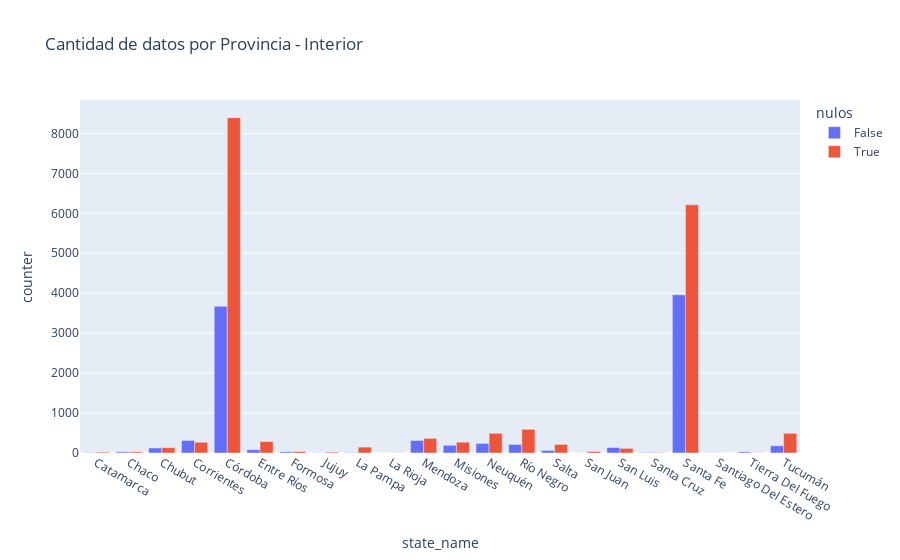

Notebook source saved alongside this figure:
### Code cell
#graficamos los datos faltantes y completos por provincia
fig = px.bar(provincias_group1, x="state_name", y="counter",
             color='nulos', barmode='group',
             height=400, title= "Cantidad de datos por Provincia - Interior")
fig.show()

### Figure 1 — Plotly figure (JSON) as saved in the notebook; plotly's stock layout.template omitted (floating-point values rounded to 4 significant figures)
{"data": [{"alignmentgroup": "True", "hovertemplate": "nulos=False<br>state_name=%{x}<br>counter=%{y}<extra></extra>", "legendgroup": "False", "marker": {"color": "#636efa"}, "name": "False", "offsetgroup": "False", "orientation": "v", "showlegend": true, "textposition": "auto", "type": "bar", "x": ["Catamarca", "Chaco", "Chubut", "Corrientes", "Córdoba", "Entre Ríos", "Formosa", "Jujuy", "La Pampa", "La Rioja", "Mendoza", "Misiones", "Neuquén", "Río Negro", "Salta", "San Juan", "San Luis", "Santa Cruz", "Santa Fe", "Santiago Del Estero", "Tierra Del Fuego", "Tucumán"], "xaxis": "x", "y": [6, 28, 125, 315, 3674, 82, 29, 4, 10, 1, 314, 193, 240, 215, 63, 2, 137, 11, 3960, 3, 28, 181], "yaxis": "y"}, {"alignmentgroup": "True", "hovertemplate": "nulos=True<br>state_name=%{x}<br>counter=%{y}<extra></extra>", "legendgroup": "True", "marker": {"color": "#EF553B"}, "name": "True", "offsetgroup": "True", "orientation": "v", "showlegend": true, "textposition": "auto", "type": "bar", "x": ["Catamarca", "Chaco", "Chubut", "Corrientes", "Córdoba", "Entre Ríos", "Formosa", "Jujuy", "La Pampa", "La Rioja", "Mendoza", "Misiones", "Neuquén", "Río Negro", "Salta", "San Juan", "San Luis", "Santa Cruz", "Santa Fe", "Santiago Del Estero", "Tierra Del Fuego", "Tucumán"], "xaxis": "x", "y": [21, 29, 134, 268, 8395, 287, 36, 22, 147, 3, 367, 271, 493, 593, 215, 38, 115, 9, 6212, 1, 3, 493], "yaxis": "y"}], "layout": {"autosize": true, "barmode": "group", "legend": {"title": {"text": "nulos"}, "tracegroupgap": 0}, "title": {"text": "Cantidad de datos por Provincia - Interior"}, "xaxis": {"anchor": "y", "autorange": true, "domain": [0, 1], "range": [-0.5, 21.5], "title": {"text": "state_name"}, "type": "category"}, "yaxis": {"anchor": "x", "autorange": true, "domain": [0, 1], "range": [0, 8837.0], "title": {"text": "counter"}, "type": "linear"}}}
